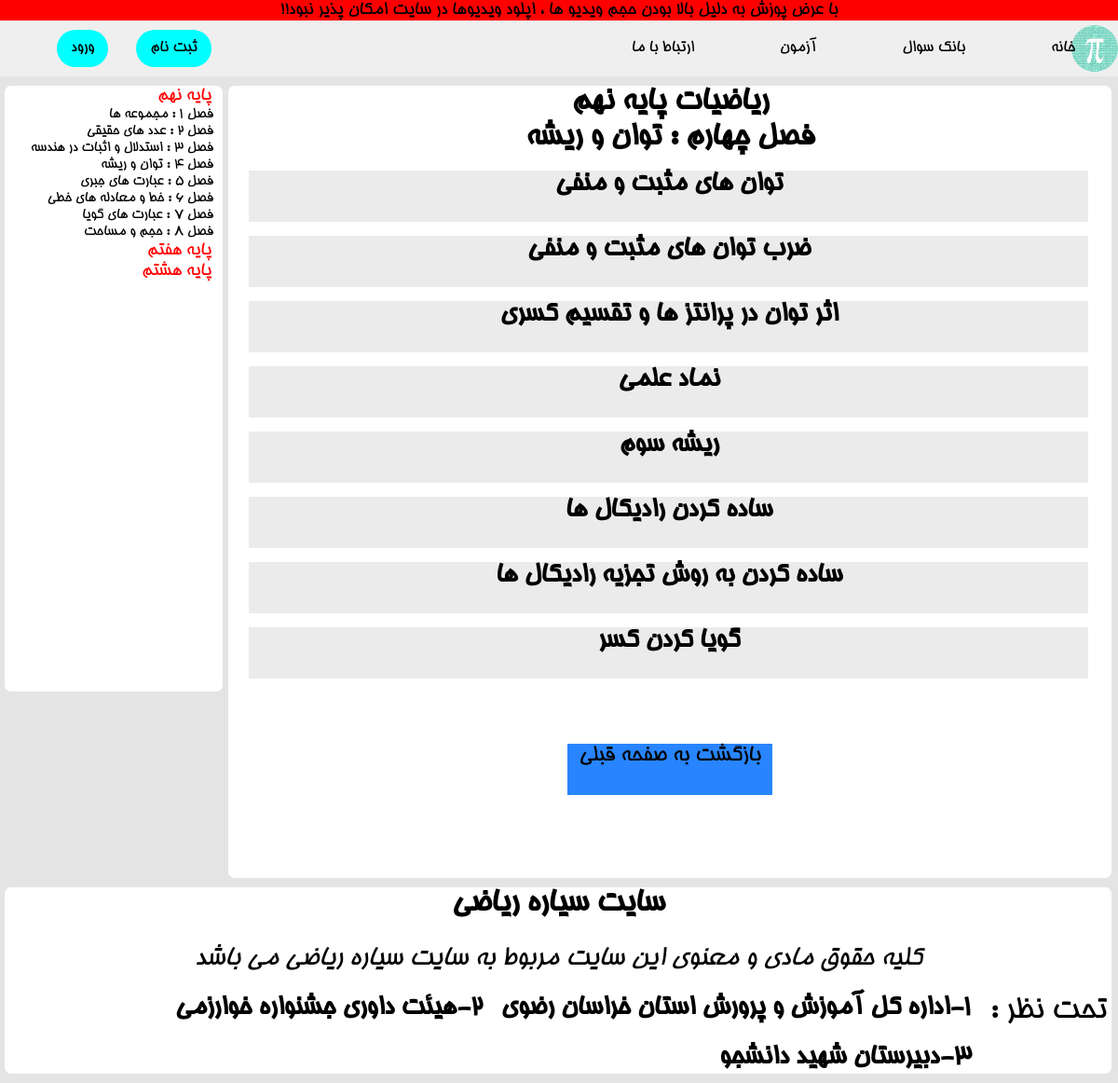
Screenshot of /paye9/season4/ with the database file from the repository.
### project/models.py (models this page shows, shortened)
class Lessons(models.Model):
    STATUS_CHOICES = (
        ('paye7_season1' , 'paye7_season1'),
        ('paye7_season2' , 'paye7_season2'),
        ('paye7_season3' , 'paye7_season3'),
        ('paye7_season4' , 'paye7_season4'),
        ('paye7_season5' , 'paye7_season5'),
        ('paye7_season6' , 'paye7_season6'),
        ('paye7_season7' , 'paye7_season7'),
        ('paye7_season8' , 'paye7_season8'),
        ('paye7_season9' , 'paye7_season9'),
        ('paye8_season1' , 'paye8_season1'),
        ('paye8_season2' , 'paye8_season2'),
        ('paye8_season3' , 'paye8_season3'),
        ('paye8_season4' , 'paye8_season4'),
        ('paye8_season5' , 'paye8_season5'),
        ('paye8_season6' , 'paye8_season6'),
        ('paye8_season7' , 'paye8_season7'),
        ('paye8_season8' , 'paye8_season8'),
        ('paye8_season9' , 'paye8_season9'),
        ('paye9_season1' , 'paye9_season1'),
        ('paye9_season2' , 'paye9_season2'),
        ('paye9_season3' , 'paye9_season3'),
        ('paye9_season4' , 'paye9_season4'),
        ('paye9_season5' , 'paye9_season5'),
        ('paye9_season6' , 'paye9_season6'),
        ('paye9_season7' , 'paye9_season7'),
        ('paye9_season8' , 'paye9_season8'),
    )
    title = models.CharField(max_length=100)
    paye = models.CharField(max_length=50)
    lesson = models.CharField(max_length=50)
    video = models.FileField(upload_to='video/%y')
    slug = models.SlugField(max_length=50)
    status = models.CharField(max_length=50 , choices=STATUS_CHOICES)

### project/views.py (the view)
# urls.py: path('paye9/season4/' , views.Paye9_season4 , name='paye9_season4'),
def Paye9_season4(request):
    lessons = Lessons.objects.filter(status='paye9_season4')
    return render(request , "Seasons/Paye9/season4.html" , {'lesson' : lessons})

### project/templates/Seasons/Paye9/season4.html (shortened to what this page needs)
{% load static %}
<!DOCTYPE html>
<html lang="en" dir="rtl">
<head>
</head>
<body>
{% include 'includes/header.html' %}
{% include 'includes/navbars/paye9.html' %}
    <article style="height: 850px;">
        <h1>ریاضیات پایه نهم<br>فصل چهارم : توان و ریشه</h1>
        {% for lessons in lesson %}
        <a href="{% url 'urls:lessons' lessons.slug %}">
            <div class="div-lesson">
                <h2>{{lessons.lesson}}</h2>
            </div>
        </a>
        {% endfor %}
        <a href="{% url 'urls:paye9' %}">
            <div class="div-back">بازگشت به صفحه قبلی</div>
         </a>
            </article>
    {% include 'includes/footer.html' %}
</body>
</html>

### project/static/style/style.css (style rules this page uses)
* { margin: 0; padding: 0; box-sizing: border-box; text-decoration: none; list-style: none; }
html a { color: black; }
article { height: 650px; width: 99%; background-color: white; margin-right: 7px; margin-top: 10px; margin-bottom: 10px; border-radius: 7px; }
h2 { text-align: center; }

### project/static/style/Seasons/style9.css (style rules this page uses)
body { background-color:rgb(228, 228, 228); }
* { margin: 0; padding: 0; box-sizing: border-box; text-decoration: none; list-style: none; }
html a { color: black; }
article { height: 650px; width: 79%; background-color: white; margin-right: 7px; margin-top: 10px; margin-bottom: 10px; border-radius: 7px; }
h1 { text-align: center; font-size: 35px; }
.div-lesson { width: 95%; height: 55px; background-color: #ebebeb; margin-right: 25px; margin-top: 15px; transition: all 0.5s; }
h2 { text-align: center; font-size: 30px; width: 100%; height: 55px; transition: all 0.5a; }
.div-back { background-color: rgb(40, 133, 255); margin-left: auto; margin-right:auto; margin-top: 70px; width: 220px; height: 55px; text-align: center; font-size: 25px; transition: all 0.6s; }

### rows the page displays
Lessons: lesson "توان های مثبت و منفی"
Lessons: lesson "ضرب توان های مثبت و منفی"
Lessons: lesson "اثر توان در پرانتز ها و تقسیم کسری"
Lessons: lesson "نماد علمی"
Lessons: lesson "ریشه سوم"
Lessons: lesson "ساده کردن رادیکال ها"
Lessons: lesson "ساده کردن به روش تجزیه رادیکال ها"
Lessons: lesson "گویا کردن کسر"
